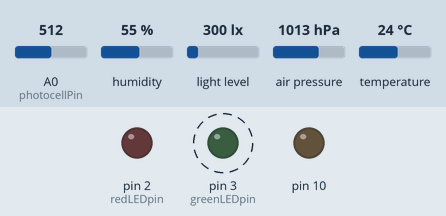
Simulated run of this sketch. Board: Arduino Uno, built with avr-gcc and run on an emulated ATmega328P. On the bench: output pins drawn as LEDs (lit = HIGH). Dashed ring = blinking. The inputs (shaded band) are chosen by the test bench; at power-on: light level 300 lx, A0 (photocellPin) = 512, humidity 55 %, air pressure 1013 hPa, temperature 24 °C. The local clock reads 2024-03-15 10:24:30 at power-on unless the sketch sets it; storage starts empty; what the sketch prints to the serial monitor is not drawn.

Above: at 1.9 s.
2.0 s: light level set to 105 lx
6.1 s: light level set to 93 lx
Timing chart, 0 to 13.6 s (numbered marks = the images above; inputs shaded):
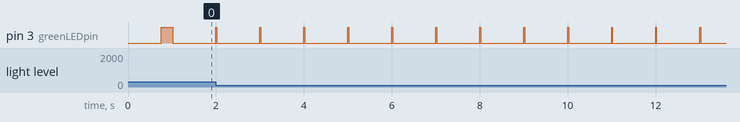

The sketch:

bme280_logg_test.ino
```cpp
// Compiled from Adafruit examples for BME280, TSL2561, SD Data Logger and RTC
// Includes LDR for comparison purposes only


#include <Adafruit_TSL2561_U.h>
#include <RTClib.h>
#include <SD.h>
#include <Wire.h>
#include <SPI.h>
#include <Adafruit_Sensor.h>
#include <Adafruit_BME280.h>

const int chipSelect = 10;


#define photocellPin  0
#define redLEDpin 2
#define greenLEDpin 3

/*
   Connections:
   ===========
   Connect BME_SCK to A5
   Connect BME_SDI to A4
   Connect BME_VIN to 5V

   Connect SCL to analog 5
   Connect SDA to analog 4
   Connect VDD to 3.3V DC

   I2C Address
   ===========
   The address will be different depending on whether you leave
   the ADDR pin floating (addr 0x39), or tie it to ground or vcc.
   The default addess is 0x39, which assumes the ADDR pin is floating
   (not connected to anything).  If you set the ADDR pin high
   or low, use TSL2561_ADDR_HIGH (0x49) or TSL2561_ADDR_LOW
   (0x29) respectively.
 */

Adafruit_TSL2561_Unified tsl = Adafruit_TSL2561_Unified(TSL2561_ADDR_FLOAT, 12345);


// Displays basic information on TSL2591 sensor

void displaySensorDetails(void)
{
  sensor_t sensor;
  tsl.getSensor(&sensor);
  Serial.println("------------------------------------");
  Serial.print  ("Sensor:       "); Serial.println(sensor.name);
  Serial.print  ("Driver Ver:   "); Serial.println(sensor.version);
  Serial.print  ("Unique ID:    "); Serial.println(sensor.sensor_id);
  Serial.print  ("Max Value:    "); Serial.print(sensor.max_value); Serial.println(" lux");
  Serial.print  ("Min Value:    "); Serial.print(sensor.min_value); Serial.println(" lux");
  Serial.print  ("Resolution:   "); Serial.print(sensor.resolution); Serial.println(" lux");

  delay(500);
}

// Configures the gain and integration time for the TSL2561

void configureSensor(void)
{
  // You can manually set the gain or enable auto-gain support - uncomment desired option
 
  // tsl.setGain(TSL2561_GAIN_1X);      /* No gain ... use in bright light to avoid sensor saturation */
  // tsl.setGain(TSL2561_GAIN_16X);     /* 16x gain ... use in low light to boost sensitivity */
  tsl.enableAutoRange(true);            /* Auto-gain ... switches automatically between 1x and 16x */

  // Changing the integration time gives you better sensor resolution (402ms = 16-bit data)

  //tsl.setIntegrationTime(TSL2561_INTEGRATIONTIME_13MS);      // fast but low resolution
  //tsl.setIntegrationTime(TSL2561_INTEGRATIONTIME_101MS);  // medium resolution and speed   
  tsl.setIntegrationTime(TSL2561_INTEGRATIONTIME_402MS);  // 16-bit data but slowest conversions

  // Update these displayed values to reflect what was set above!

  Serial.print  ("Gain:         "); Serial.println("Auto");
  Serial.print  ("Timing:       "); Serial.println("402 ms");
  Serial.print ("-----------------------------------");

}

/**************************************************************************/

#define LOG_INTERVAL  1000 // ---------------------------------SENSOR READ / LOG DELAY 1 of 2
// how many milliseconds before writing the logged data permanently to disk
// set it to the LOG_INTERVAL to write each time (safest)
// set it to 10*LOG_INTERVAL to write all data every 10 datareads, you could lose up to
// the last 10 reads if power is lost but it uses less power and is much faster!

#define SYNC_INTERVAL 1000 //------------------------------SENSOR READ / LOG DELAY 2 of 2
// mills between calls to flush() - to write data to the card
uint32_t syncTime = 0; // time of last sync()


#define WAIT_TO_START    0 // Wait for serial input in setup()


RTC_DS1307 RTC; // define the Real Time Clock object

void error(char *str)
{
  Serial.print("error: ");
  Serial.println(str);

  // red LED indicates error
  digitalWrite(redLEDpin, HIGH);

  while (1);
}


Adafruit_BME280 bme; // I2C mode

File SensorData; // Data object to write sensor data to

float tempC;
float tempF;
float RH;
float pressure;
int photocellReading; // the analog reading from the analog resistor divider


void setup() //=======================================================================
{

  Serial.begin(9600);
  pinMode(10, OUTPUT);
  Serial.println(F("BME280-TSL2561 Data Logger"));

  pinMode(redLEDpin, OUTPUT); // debugging LED
  pinMode(greenLEDpin, OUTPUT); // debugging LED

  if (!bme.begin()) {
    Serial.println("Could not find a valid BME280 sensor, check wiring!");
    while (1);
  }

  // Initialise TSL2561 sensor
  if (!tsl.begin())
  {
    /* There was a problem detecting the ADXL345 ... check your connections */
    Serial.print("Ooops, no TSL2561 detected ... Check your wiring or I2C ADDR!");
    while (1);
  }

  /* Display some basic information on this sensor */
  displaySensorDetails();

  /* Setup the sensor gain and integration time */
  configureSensor();

  /* We're ready to go! */
  Serial.println("");

  Serial.print("Initializing SD card...");

  pinMode(SS, OUTPUT);
  pinMode(10, OUTPUT);

  // see if the card is present and can be initialized:
  if (!SD.begin(chipSelect)) {
    Serial.println("Card failed, or not present");
    digitalWrite(redLEDpin, HIGH);
    // don't do anything more:
    while (1) ;
  }
  Serial.println("  Card Initialized.");
  Serial.println("");


  // create a new file
  char filename[] = "LOGGER00.CSV";  // Basic Filename
  for (uint8_t i = 0; i < 100; i++) {
    filename[6] = i / 10 + '0';
    filename[7] = i % 10 + '0';
    if (! SD.exists(filename)) {

      // only open a new file if it doesn't exist
      SensorData = SD.open(filename, FILE_WRITE);
      break;  // leave the loop!
    }
  }

  if (! SensorData) {
    error("couldnt create file");
  }

  Serial.print("Logging data to: ");
  Serial.println(filename);
  Serial.println("-----------------------------------");
  digitalWrite(greenLEDpin, HIGH);  // Green light on


  // connect to RTC
  Wire.begin();
  if (!RTC.begin()) {
    SensorData.println("RTC failed");
    Serial.println("RTC failed");
    digitalWrite(redLEDpin, HIGH);
  }

  Serial.println("");
}

void loop() //============================================================================
{

  DateTime now;
  photocellReading = analogRead(photocellPin);
  tempC = (bme.readTemperature()) ;
  tempF = (tempC * 9.0 / 5.0 + 32.0) ;
  RH =    (bme.readHumidity()) ;
  pressure = (bme.readPressure() / 3389.39) ;


  // delay between readings
  delay((LOG_INTERVAL - 1) - (millis() % LOG_INTERVAL));

  digitalWrite(greenLEDpin, HIGH);


  // fetch the time
  now = RTC.now(); //log time


  SensorData.print(now.year(), DEC);
  SensorData.print("-");
  SensorData.print(now.month(), DEC);
  SensorData.print("-");
  SensorData.print(now.day(), DEC);
  SensorData.print(", ");

  SensorData.print(now.hour(), DEC);
  SensorData.print(":");
  SensorData.print(now.minute(), DEC);
  SensorData.print(":");
  SensorData.print(now.second(), DEC);
  SensorData.print(',');

  SensorData.print(tempF);
  SensorData.print(",");

  SensorData.print(RH);
  SensorData.print(",");

  SensorData.print(pressure);
  SensorData.print(",");

  SensorData.print(photocellReading);
  SensorData.print(",");
 
  //-------------------------------------------------------------------
  // new TSL2561 sensor reading
  sensors_event_t event;
  tsl.getEvent(&event);

  // Display the results (light is measured in lux)
  if (event.light)
  {
    SensorData.print(event.light);
    SensorData.println(",");
  }
  else
  {
    /* If event.light = 0 lux the sensor is probably saturated
       and no reliable data could be generated! */
    Serial.println("Sensor overload");
  }
  //-------------------------------------------------------------------

  SensorData.flush();
  digitalWrite(greenLEDpin, LOW);

  Serial.print(now.year(), DEC);
  Serial.print("/");
  Serial.print(now.month(), DEC);
  Serial.print("/");
  Serial.print(now.day(), DEC);
  Serial.print("  ");
  Serial.print(now.hour(), DEC);
  Serial.print(":");
  Serial.print(now.minute(), DEC);
  Serial.print(":");
  Serial.print(now.second(), DEC);
  Serial.println();

  Serial.print(tempF);
  Serial.println(" Degrees F");

  Serial.print(RH);
  Serial.println(" % Relative Humidity");

  Serial.print(pressure);
  Serial.println(" InHg");

  Serial.print(event.light);
  Serial.println(" Lux");

  Serial.print(photocellReading);
  Serial.println(" Photocell Units");
  Serial.println();


}
```

Measured:
- by itself, pin 3 (greenLEDpin): alternates HIGH for 0.02 s and LOW for 0.98 s
